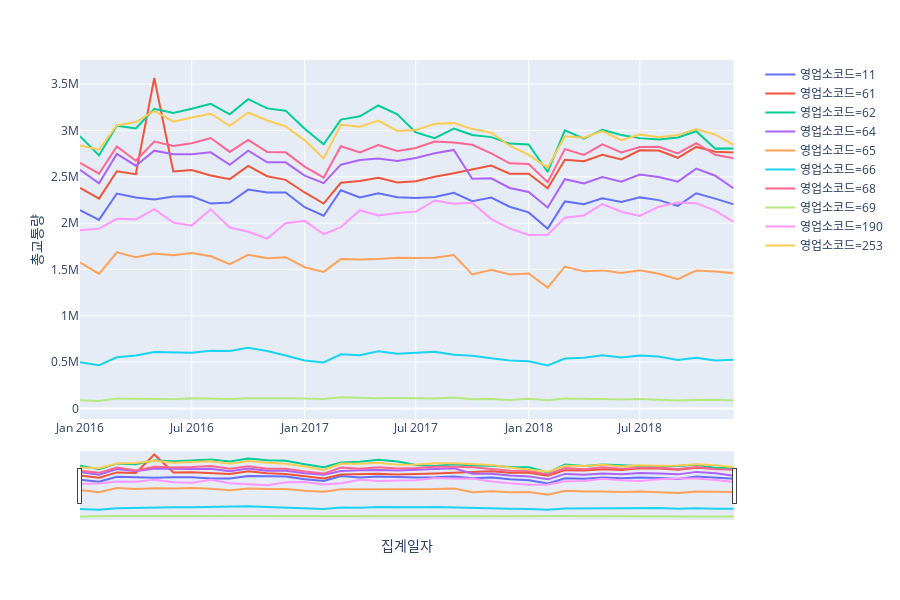

Notebook cell for this chart:
### Code cell
fig = px.line(data_to_seoul,
       x = '집계일자', y='총교통량', color = '영업소코드')
fig.update_layout(xaxis_rangeslider_visible=True)
